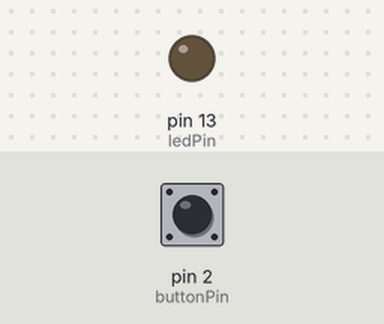
Simulated run of this sketch. Board: Arduino Uno, built with avr-gcc and run on an emulated ATmega328P. On the bench: output pins drawn as LEDs (lit = HIGH). Inputs (shaded band) come from the test bench; at power-on: pin 2 (buttonPin) LOW.

Above: at 1.2 s.
1.3 s: pin 2 (buttonPin) pulled HIGH for 0.15 s
At 2.2 s:
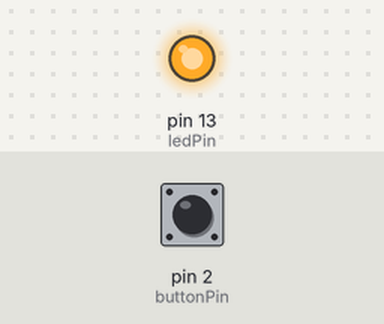
Timing chart, 0 to 4.3 s (numbered marks = the images above; inputs shaded):
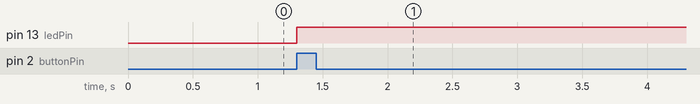

The sketch:

sketch_button.ino
```cpp
const int buttonPin = 2;     // the number of the pushbutton pin
const int ledPin =  13;      // the number of the LED pin

// variables will change:
int buttonState = 0;
int lastButtonState = 0;
int ledState = 0;


int switchState(int state){
  if (state == HIGH){
    return LOW;
  }else{
    return HIGH;
  }
}

void setup() {
    Serial.begin(9600);
    // initialize the LED pin as an output:
    pinMode(ledPin, OUTPUT);
    // initialize the pushbutton pin as an input:
    pinMode(buttonPin, INPUT);
}

void loop(){
    buttonState = digitalRead(buttonPin);

    if (buttonState == HIGH && lastButtonState == LOW){
      ledState = switchState(ledState);
    }

    if (buttonState == HIGH) {
        // turn LED on:
        digitalWrite(ledPin, HIGH);
    }
    else {
      if (buttonState = LOW){
        digitalWrite(ledPin, ledState);
      }
    }
    lastButtonState = buttonState;
}
```

Measured:
- after the input at 1.3 s, pin 13 (ledPin): LOW → HIGH at once
